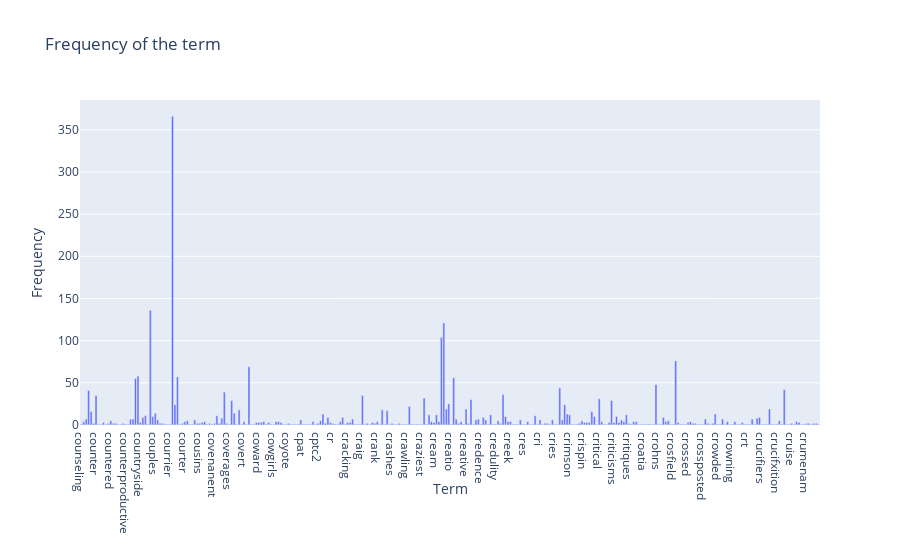

The notebook cell this image was saved under:
### Code cell
init_notebook_mode(connected=True)

# sorting by default order
go_figure = go.Figure(
    data=[go.Bar(
        x=count_vect.get_feature_names()[selected_start:selected_end],
        y=term_frequencies[selected_start:selected_end])],
    layout={
        "title": "Frequency of the term",
        "xaxis": {"title": "Term"},
        "yaxis": {"title": "Frequency"}})

go_figure.show()

### Figure 1 — Plotly figure (JSON) as saved in the notebook; plotly's stock layout.template omitted (floating-point values rounded to 4 significant figures; data arrays with more than 128 entries replaced by an {"elided": "..."} marker saying what was removed)
{"data": [{"type": "bar", "x": {"elided": "300 str values"}, "y": {"elided": "300 int values"}}], "layout": {"title": {"text": "Frequency of the term"}, "xaxis": {"title": {"text": "Term"}}, "yaxis": {"title": {"text": "Frequency"}}}}
